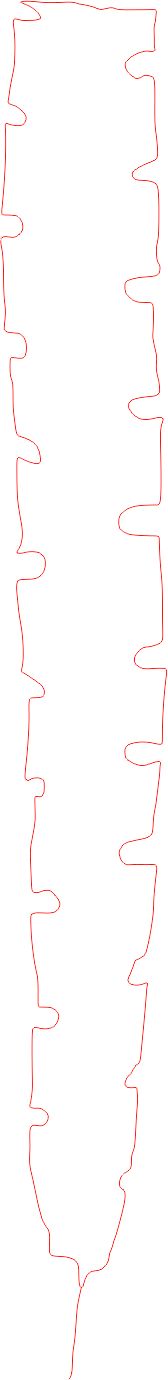
#> input picture measure_pairs/images/11.jpg, 168 x 1380 px
$ python measure_pairs.py
#> lines starting #> are read from the running program, lines starting #| are printed output that depends on the picture; after the words box and inside, x2 and y2 are one past the last pixel; in counts of white or black regions, pixels touching at a corner belong together
import math
import os

import cv2
import matplotlib
import matplotlib.image as mpimg
import matplotlib.pyplot as plt
import numpy as np
import pandas as pd
from matplotlib.font_manager import FontProperties
from scipy import interpolate


# --------- 中文字体查找和异常弹窗处理 ----------
def get_chinese_font():
    font_path = ""
    if os.name == 'nt':
        font_path = "C:/Windows/Fonts/simhei.ttf"
    elif os.name == 'posix':
        if os.path.exists("/System/Library/Fonts/STHeiti Light.ttc"):
            font_path = "/System/Library/Fonts/STHeiti Light.ttc"
        elif os.path.exists("/usr/share/fonts/truetype/wqy/wqy-microhei.ttc"):
            font_path = "/usr/share/fonts/truetype/wqy/wqy-microhei.ttc"
        else:
            font_path = ""
    else:
        font_path = ""
    if not font_path or not os.path.exists(font_path):
        try:
            import tkinter as tk
            from tkinter import messagebox
            root = tk.Tk()
            root.withdraw()
            messagebox.showwarning("字体文件未找到", "未找到中文字体，中文可能显示异常！")
        except Exception:
            print("未找到中文字体，且无法弹出窗口。中文可能显示异常！")
        return None
    else:
        return FontProperties(fname=font_path)

font_prop = get_chinese_font()
if font_prop:
    matplotlib.rcParams['font.family'] = font_prop.get_name()
matplotlib.rcParams['axes.unicode_minus'] = False


# 图像处理和平滑函数
def process_image(img_path, window_length=15, polyorder=2):  # Increased window_length for better fitting
#> called with img_path = 'images/11.jpg', window_length = 9, polyorder = 2
    img = cv2.imread(img_path, 0)
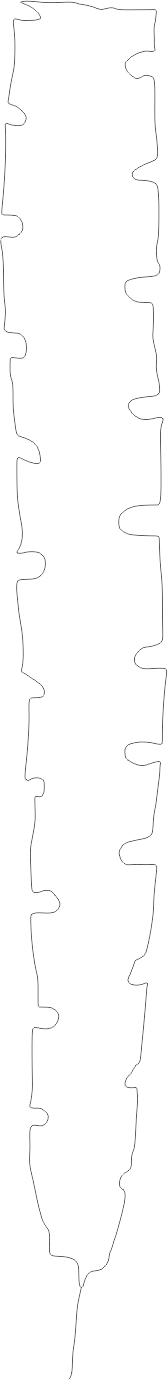
#> img: shape (1380, 168); min 82, max 255, mean 252.9
    rotated_img = cv2.rotate(img, cv2.ROTATE_90_CLOCKWISE)
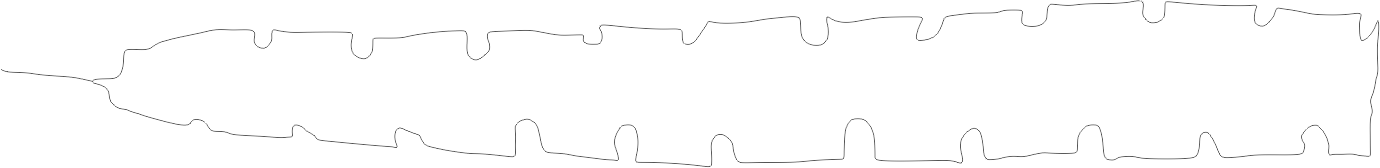
#> rotated_img: shape (168, 1380); min 82, max 255, mean 252.9
    # 高斯模糊去噪
    blurred_img = cv2.GaussianBlur(rotated_img, (1, 1), 0)
    # Canny边缘检测（阈值可以调节）
    edges = cv2.Canny(blurred_img, 1, 3)  # 调整阈值
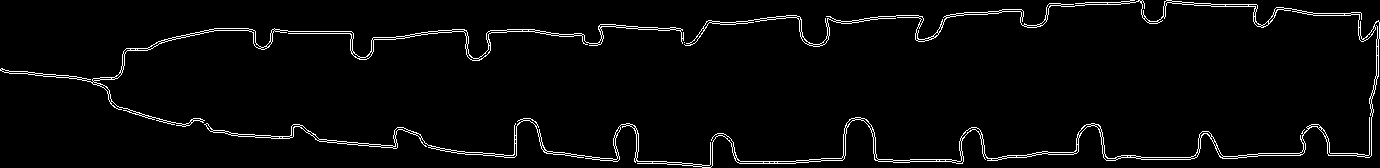
#> edges: shape (168, 1380); 3.1% white in thin lines or dots
    # 自适应阈值
    adaptive_thresh = cv2.adaptiveThreshold(edges.astype(np.uint8), 255, cv2.ADAPTIVE_THRESH_MEAN_C,
                                            cv2.THRESH_BINARY_INV, 11, 2)
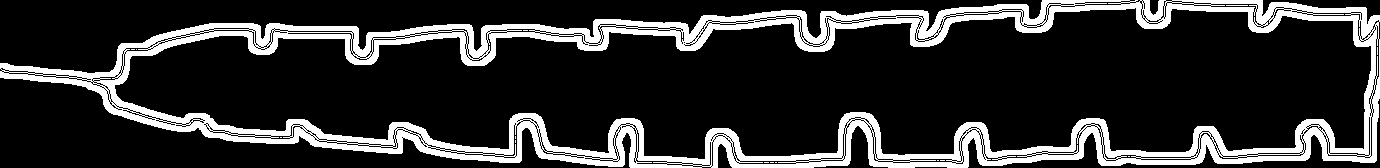
#> adaptive_thresh: shape (168, 1380); 18.9% white; 15 white regions (13 under 20 px)
    # 形态学操作：膨胀 + 腐蚀
    kernel = np.ones((1, 1), np.uint8)
    dilated_img = cv2.dilate(adaptive_thresh, kernel, iterations=1)
    eroded_img = cv2.erode(dilated_img, kernel, iterations=1)
    # 提取轮廓
    contours, _ = cv2.findContours(eroded_img, cv2.RETR_EXTERNAL, cv2.CHAIN_APPROX_NONE)
#> contours = 1 contour; box (x1, y1, x2, y2) and area: (0, 0, 1380, 168) 176978
    contour = max(contours, key=cv2.contourArea)
#> contour = contour of 3593 points, box (x1, y1, x2, y2) (0, 0, 1380, 168), area 176978
    contour = contour[:, 0, :]
#> contour = 3593 pairs, first value 0 to 1379, second value 0 to 167
    # 用B样条插值提高平滑精度
    t = np.linspace(0, 1, len(contour))  # 原始点的参数化
#> t = 3593 values from 0 to 1
    t_new = np.linspace(0, 1, 100000)  # 增加点数（更高的分辨率）
    interpolator = interpolate.CubicSpline(t, contour)
    smoothed_contour = interpolator(t_new)
#> smoothed_contour = 100000 pairs, first value -0.0852 to 1379.1, second value -0.202 to 167.1

    return rotated_img, smoothed_contour

# [32 lines left out: functions pair_with_constraints, pair_points_by_distance, not called in this run]


# 去除相邻不规则的锯齿谷或锯齿尖，并合并距离过近的点
def remove_nearby_irregular_zigzags(peaks, threshold_distance=15):
    optimized_peaks = []
    previous_peak = peaks[0]  # 初始化第一个点

    for i in range(1, len(peaks)):
        current_peak = peaks[i]
        dist = calculate_distance(previous_peak, current_peak)

        if dist < threshold_distance:  # 如果相邻点的距离小于阈值，就合并
            continue
        else:
            optimized_peaks.append(previous_peak)
            previous_peak = current_peak

    optimized_peaks.append(previous_peak)
    return optimized_peaks


# 获取轮廓图的左右两侧极点
def get_edge_points(contour):
    leftmost = min(contour, key=lambda x: x[0])  # 获取最左边的点
    rightmost = max(contour, key=lambda x: x[0])  # 获取最右边的点
    return leftmost, rightmost


# 峰谷识别
def identify_peaks_and_valleys(part, is_upper_part=True):
    peaks = []
    diff = np.diff(part[:, 1])
    for i in range(1, len(diff) - 1):
        if is_upper_part:
            if diff[i - 1] < 0 and diff[i + 1] > 0:
                peaks.append([part[i, 0], part[i, 1]])  # 锯齿谷
        else:
            if diff[i - 1] > 0 and diff[i + 1] < 0:
                peaks.append([part[i, 0], part[i, 1]])  # 锯齿尖
    return peaks


# 计算两点之间与垂直线的夹角
def calculate_angle(p1, p2):
    # 计算两点之间的连线角度（相对于水平线）
    delta_x = p2[0] - p1[0]
    delta_y = p2[1] - p1[1]
    angle = math.atan2(delta_y, delta_x)  # 计算与水平线的夹角
    angle_deg = np.degrees(angle)  # 转换为度数

    # 计算与垂直线的夹角，垂直线的角度是90° - 水平线的角度
    angle_with_vertical = abs(90 - abs(angle_deg))

    # 返回绝对值确保夹角为正
    return angle_with_vertical


# 通过平滑曲线，配对上下部分的锯齿点并计算夹角
def pair_and_filter_peaks(upper_peaks, lower_peaks, angle_threshold=45):
    paired_points = []
    lower_used = [False] * len(lower_peaks)  # 标记下半部分的点是否已被配对

    # 遍历上半部分的每个锯齿点
    for upper_point in upper_peaks:
        for lower_index in range(len(lower_peaks)):
            if lower_used[lower_index]:  # 如果下半部分的点已经配对过，跳过
                continue

            lower_point = lower_peaks[lower_index]
            angle = calculate_angle(upper_point, lower_point)

            if angle <= angle_threshold:  # 如果夹角符合要求，进行配对
                paired_points.append((upper_point, lower_point))
                lower_used[lower_index] = True  # 标记下半部分的点已配对
                break  # 跳出内层循环，继续处理下一个上半部分的点

    return paired_points


# 计算两点之间的距离
def calculate_distance(p1, p2):
    return np.sqrt((p2[0] - p1[0]) ** 2 + (p2[1] - p1[1]) ** 2)


# 同一侧相邻两个点的距离标注
# [22 lines left out: functions annotate_distances, annotate_distances_on_same_side, not called in this run]


# 计算两点之间的向量
def vector_from_points(p1, p2):
    return (p2[0] - p1[0], p2[1] - p1[1])

# 计算两个向量之间的夹角
def calculate_angle_between_vectors(v1, v2):
    dot_product = v1[0] * v2[0] + v1[1] * v2[1]
    magnitude_v1 = math.sqrt(v1[0]**2 + v1[1]**2)
    magnitude_v2 = math.sqrt(v2[0]**2 + v2[1]**2)

    cos_theta = dot_product / (magnitude_v1 * magnitude_v2)

    # 防止因精度误差导致的acos输入超出范围
    cos_theta = max(-1.0, min(1.0, cos_theta))

    angle_rad = math.acos(cos_theta)  # 返回弧度
    angle_deg = math.degrees(angle_rad)  # 转换为角度
    return angle_deg


# 计算由三点A, B, C所形成的角度
def calculate_angle_with_extremes(start_point, end_point, most_point):
    # 计算向量 AB 和 BC
    AB = vector_from_points(start_point, most_point)
    CB = vector_from_points(end_point, most_point)
    # 计算AB和BC之间的夹角
    angle = calculate_angle_between_vectors(AB, CB)
    return angle


# 展示配对结果（带有连线的标号和长度）
def plot_paired_points(rotated_img, smoothed_contour, paired_points, show_smooth_curve=True, alpha=0.5):
    # 创建图像并绘制所有内容
    plt.figure(figsize=(10, 10), dpi=150)  # 增加图像大小和分辨率
    plt.imshow(rotated_img, cmap='gray', alpha=alpha)  # 设置透明度 0.5

    if show_smooth_curve:
        plt.plot(smoothed_contour[:, 0], smoothed_contour[:, 1], 'b-', alpha=alpha, label='优化后的轮廓')

    # 为每个配对分配一个颜色
    colors = plt.cm.jet(np.linspace(0, 1, len(paired_points)))  # 生成一组颜色

    table_df = calc_line_length(colors, paired_points)
    calc_neighbor_distance(table_df)

    # 获取并记录左右两侧的极点
    leftmost, rightmost = get_edge_points(smoothed_contour)
    #  计算每条连线的夹角
    left_most_line_angles = []
    right_most_line_angles = []
    # 遍历到倒数第二个点（避免越界）
    for i in range(len(table_df) - 1):
        # 当前点和下一个点的连线编号
        current_line_number = table_df.iloc[i, 0]  # 使用.iloc[i, 0]访问当前连线编号
        start_point = table_df.iloc[i, 1]
        end_point = table_df.iloc[i, 2]
        #  计算当前连线与左侧极点角度
        left_line_angle = calculate_angle_with_extremes(start_point, end_point, leftmost)
        left_most_line_angles.append([i + 1, current_line_number, leftmost, left_line_angle])
        # 创建一个DataFrame保存相邻起点之间的距离、连线编号以及起点坐标
        left_line_angle_df = pd.DataFrame(left_most_line_angles, columns=['序号', '连线编号', '底部极点坐标', '角度'])
        # 结果保存到文件中，数值类型转换成字符串
        left_line_angle_df.to_csv('left_most_line_angles_info.csv', index=False)
        #  计算当前连线与右侧极点角度
        right_line_angle = calculate_angle_with_extremes(start_point, end_point, rightmost)
        right_most_line_angles.append([i + 1, current_line_number, rightmost, right_line_angle])
        # 创建一个DataFrame保存相邻起点之间的距离、连线编号以及起点坐标
        right_line_angle_df = pd.DataFrame(right_most_line_angles, columns=['序号', '连线编号', '顶部极点坐标', '角度'])
        # 结果保存到文件中，数值类型转换成字符串
        right_line_angle_df.to_csv('right_most_line_angles_info.csv', index=False)

    # 显示最左和最右的点
    plt.scatter([leftmost[0], rightmost[0]], [leftmost[1], rightmost[1]], c='red', label='两侧极点', marker='o')

    # 为图例添加唯一标签，避免重复
    plt.title('左右部分配对的锯齿点及其连线', fontsize=14)  # 增加标题字体大小
    # plt.legend(fontsize=12, loc='best')  # 增加图例字体大小
    plt.axis('off')
    # plt.show()
    # 保存当前绘制的图像，并确保高分辨率
    file_path = "original_image.png"
    plt.savefig(file_path, dpi=300, bbox_inches='tight', pad_inches=0.1)  # 使用300 DPI

    # 读取保存的图像
    img = mpimg.imread(file_path)

    # 逆时针旋转图像90度
    rotated_img = np.rot90(img)

    # 保存旋转后的图像
    rotated_file_path = "rotated_image.png"
    plt.imsave(rotated_file_path, rotated_img)

    # # 显示旋转后的图像
    # plt.imshow(rotated_img)
    # plt.axis('off')  # 关闭坐标轴
    # plt.show()


def calc_line_length(colors, paired_points):
    # 初始化表格数据
    table_data = []
    # 在每一条连线上添加标号和长度
    for i, (upper_point, lower_point) in enumerate(paired_points):
        # 绘制连接的线，增加线条宽度
        plt.plot([upper_point[0], lower_point[0]], [upper_point[1], lower_point[1]],
                 color=colors[i], linewidth=0.5)  # 仅为第一个连线添加标签

        # 计算长度
        length = calculate_distance(upper_point, lower_point)

        # 记录数据到表格中
        table_data.append([i + 1, upper_point, lower_point, length])

        # 在起始点标记编号，纵向错层排列
        offset_y = 10  # 设置垂直偏移量
        if i % 2 == 0:
            # 偶数编号，标记向上
            offset_y = offset_y
        else:
            # 奇数编号，标记向下
            offset_y = -offset_y

        plt.annotate(f'{i + 1}', xy=(upper_point[0], upper_point[1]),
                     xytext=(upper_point[0], upper_point[1] + offset_y),  # 使用计算的偏移量
                     fontsize=8, ha='center', va='center', fontweight='bold', color='black')
    # 使用pandas表格显示编号和长度
    table_df = pd.DataFrame(table_data, columns=['编号', '起始点', '结束点', '长度'])
    # 结果保存到文件中 数值类型转换成字符串
    table_df.to_csv('pair_length_info.csv', index=False)
    return table_df


def calc_neighbor_distance(table_df):
    # 根据 table_df 连线起点进行排序，然后将相邻起点的距离计算出来并保存到文件中
    # 计算相邻起点之间的距离，并保存到文件
    table_df = table_df.sort_values(by='起始点')
    # 初始化保存相邻起点之间的距离的列表
    distances = []
    # 遍历到倒数第二个点（避免越界）
    for i in range(len(table_df) - 1):
        # 当前点和下一个点的连线编号
        current_line_number = table_df.iloc[i, 0]  # 使用.iloc[i, 0]访问当前连线编号
        next_line_number = table_df.iloc[i + 1, 0]  # 使用.iloc[i + 1, 0]访问下一个连线编号
        prev_point = table_df.iloc[i, 1]  # 当前起始点
        next_point = table_df.iloc[i + 1, 1]  # 下一个起始点
        distance = calculate_distance(prev_point, next_point)
        # 将数据添加到distances列表中
        distances.append([i + 1, current_line_number, next_line_number, distance])  # 编号从1开始
    # 创建一个DataFrame保存相邻起点之间的距离、连线编号以及起点坐标
    distance_df = pd.DataFrame(distances, columns=['序号', '当前连线编号', '相邻下一个点连线编号', '起点相邻距离'])
    # 结果保存到文件中，数值类型转换成字符串
    distance_df.to_csv('neighbor_distance_info.csv', index=False)


# 主方法
def main(img_path, show_smooth_curve, alpha=0.5, window_length=9, polyorder=3, angle_threshold=45):
    rotated_img, smoothed_contour = process_image(img_path, window_length, polyorder)

    height = rotated_img.shape[0]
#> height = 168
    middle_y = height // 2
#> middle_y = 84

    upper_part = smoothed_contour[smoothed_contour[:, 1] < middle_y]
#> upper_part = 51114 pairs, first value -0.0852 to 1379.1, second value -0.202 to 84
    lower_part = smoothed_contour[smoothed_contour[:, 1] >= middle_y]
#> lower_part = 48886 pairs, first value 72 to 1379.1, second value 84 to 167.1

    upper_peaks = identify_peaks_and_valleys(upper_part, is_upper_part=True)
#> after the loop in identify_peaks_and_valleys, `for i in range(1, len(diff) - 1):`: peaks = 1289 pairs, first value 0.111 to 1378.7, second value -0.202 to 83.97
#> upper_peaks has the same summary as peaks in identify_peaks_and_valleys
    lower_peaks = identify_peaks_and_valleys(lower_part, is_upper_part=False)
#> lower_peaks = 1039 pairs, first value 72.36 to 1373.6, second value 84.03 to 167.1

    optimized_upper_peaks = remove_nearby_irregular_zigzags(upper_peaks)
#> in remove_nearby_irregular_zigzags, `previous_peak = peaks[0]`: previous_peak = [1035.3, 17.95]
#> the loop in remove_nearby_irregular_zigzags, `for i in range(1, len(peaks)):` made 1288 passes
#> (dist, previous_peak) on passes 6, 22, 36, 50, 66, 82, 92, 108, 124, 140, 156, 170: (17.01, [1025.7, 3.92]), (16.24, [1009.4, 4]), (15, [994.5, 4.87]), (15.95, [978.6, 7]), (15.23, [963.4, 7]), (16.29, [947.3, 9]), (20.55, [926.8, 10.92]), (16.16, [910.7, 10]), (15.23, [895.4, 10]), (16.05, [879.4, 11]), (16.85, [862.7, 12.97]), (15.38, [847.4, 14.86])
#> (current_peak, dist) on passes 1, 2, 3, 4, 5, 7: ([1035.2, 17.95], 0.0358), ([1032.7, 18.97], 2.78), ([1032.7, 18.97], 2.82), ([1031.4, 18.98], 4.05), ([1031.3, 18.98], 4.08), ([1025.6, 3.92], 0.0359)
#> after the loop in remove_nearby_irregular_zigzags, `for i in range(1, len(peaks)):`: optimized_peaks = 92 pairs, first value 0.342 to 1378.7, second value -0.0847 to 82.99
#> optimized_upper_peaks = 93 pairs, first value 0.342 to 1378.7, second value -0.0847 to 82.99
    optimized_lower_peaks = remove_nearby_irregular_zigzags(lower_peaks)
#> the loop in remove_nearby_irregular_zigzags (call 2), `for i in range(1, len(peaks)):` made 1038 passes
#> (dist, previous_peak) on passes 12, 22, 36, 48, 62, 76, 92, 102, 116, 128, 142, 158: (16.74, [88.35, 89.08]), (30.95, [109.1, 112]), (16.1, [124.4, 117.1]), (16.75, [140.4, 122.1]), (15.86, [155.8, 126]), (16.12, [171.3, 130.1]), (16.26, [187.6, 131]), (18.55, [205.4, 136.1]), (15.11, [220.4, 138.1]), (15.22, [235.3, 141]), (15.05, [250.3, 142.1]), (16.02, [266.3, 143.1])
#> (current_peak, dist) on passes 1 to 6: ([72.4, 84.11], 0.0359), ([74.55, 84.03], 2.19), ([74.59, 84.03], 2.23), ([77.36, 85.11], 5.09), ([77.39, 85.11], 5.13), ([79.55, 85.04], 7.24)
#> optimized_lower_peaks = 77 pairs, first value 72.36 to 1371.6, second value 84.11 to 167.1

    # 配对上下锯齿点并过滤不符合条件的配对
    paired_points = pair_and_filter_peaks(optimized_upper_peaks, optimized_lower_peaks, angle_threshold)
#> in pair_and_filter_peaks, `lower_used = [False] * len(lower_peaks)`: lower_used = 77 items, first 6: False, False, False, False, False, False
#> the loop in pair_and_filter_peaks, `for upper_point in upper_peaks:` made 93 passes
#> upper_point on passes 2 to 13: [1025.7, 3.92], [1009.4, 4], [994.5, 4.87], [978.6, 7], [963.4, 7], [947.3, 9], [926.8, 10.92], [910.7, 10], [895.4, 10], [879.4, 11], [862.7, 12.97], [847.4, 14.86]
#> upper_point on pass 1: [1035.3, 17.95]
    # 对配对点按 x 坐标排序，避免交叉
    paired_points = sorted(paired_points, key=lambda pair: (pair[0][0], pair[1][0]))

    # rotated_img：原图（旋转后的图像），显示为背景。
    # smoothed_contour：平滑后的轮廓，显示为平滑曲线。
    # paired_points：经过角度筛选后的配对点。
    # show_smooth_curve：是否显示平滑曲线。
    # alpha：透明度，控制各元素的透明度。
    plot_paired_points(rotated_img, smoothed_contour, paired_points, show_smooth_curve, alpha)
#> the loop in calc_line_length, `for i, (upper_point, lower_point) in enumerate(paired_points):` made 72 passes
#> (upper_point, lower_point) on passes 1 to 12: ([125.4, 43], [109.1, 112]), ([140.7, 42.97], [124.4, 117.1]), ([171.4, 30.89], [140.4, 122.1]), ([187.6, 27.97], [155.8, 126]), ([204.4, 23.89], [171.3, 130.1]), ([219.4, 23], [187.6, 131]), ([234.7, 23], [205.4, 136.1]), ([250.6, 22.99], [220.4, 138.1]), ([267.2, 23.97], [235.3, 141]), ([283.7, 23.89], [250.3, 142.1]), ([300.4, 26], [266.3, 143.1]), ([316.7, 26], [281.6, 143])
#> the loop in plot_paired_points, `for i in range(len(table_df) - 1):` made 71 passes
#> in plot_paired_points, `plt.savefig(file_path, dpi=300, bbox_inches='tight', pad_inches=0.1)`:
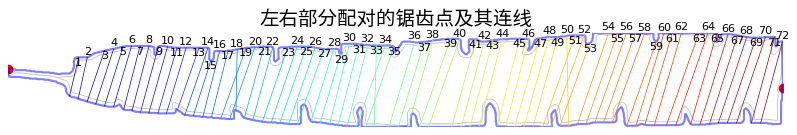
#> figure drawn by matplotlib, 1 panel


if __name__ == '__main__':
    # 调用主方法，设置合适的角度阈值
#> (the run stopped early here; a loop or call above may not have finished)

$ run again, with measure_pairs/images/1.jpeg copied over measure_pairs/images/11.jpg
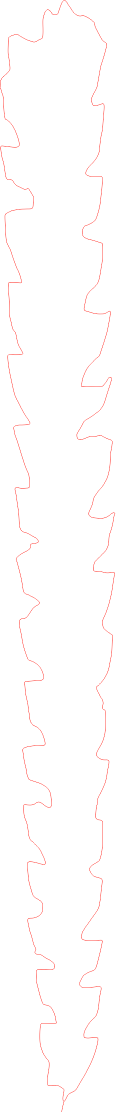
#> input picture measure_pairs/images/1.jpeg, 231 x 2223 px (shown at 1/2 size)
#> in process_image, `edges = cv2.Canny(blurred_img, 1, 3)`:
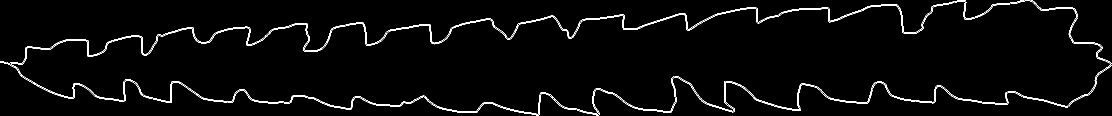
#> edges: shape (231, 2223) (shown at 1/2 size); 2.3% white in thin lines or dots
#> adaptive_thresh: shape (231, 2223); 15.4% white; 9 white regions (8 under 20 px)
#> contours = 1 contour; box (x1, y1, x2, y2) and area: (0, 0, 2223, 231) 362105
#> in process_image, `contour = max(contours, key=cv2.contourArea)`: contour = contour of 5712 points, box (x1, y1, x2, y2) (0, 0, 2223, 231), area 362105
#> in process_image, `contour = contour[:, 0, :]`: contour = 5712 pairs, first value 0 to 2222, second value 0 to 230
#> t = 5712 values from 0 to 1
#> in process_image, `smoothed_contour = interpolator(t_new)`: smoothed_contour = 100000 pairs, first value -0.0887 to 2222.2, second value -0.116 to 230.1
#> upper_part = 49817 pairs, first value 42.93 to 2218, second value -0.116 to 115
#> lower_part = 50183 pairs, first value -0.0887 to 2222.2, second value 115 to 230.1
#> after the loop in identify_peaks_and_valleys, `for i in range(1, len(diff) - 1):`: peaks = 1767 pairs, first value 47.16 to 2217.6, second value -0.116 to 114.9
#> upper_peaks has the same summary as peaks in identify_peaks_and_valleys
#> lower_peaks = 1844 pairs, first value 0.306 to 2221.3, second value 115.1 to 230.1
#> in remove_nearby_irregular_zigzags, `previous_peak = peaks[0]`: previous_peak = [1890.6, 0.981]
#> the loop in remove_nearby_irregular_zigzags, `for i in range(1, len(peaks)):` made 1766 passes
#> (dist, previous_peak) on passes 14, 28, 30, 34, 46, 54, 70, 86: (16.28, [1874.4, 2.89]), (15.71, [1859.3, 6.98]), (15.61, [1852.3, 20.94]), (37.57, [1834.3, 53.94]), (15.51, [1820.1, 60]), (60.06, [1798.6, 3.89]), (16.24, [1782.4, 2.99]), (16.99, [1765.5, 4])
#> after the loop in remove_nearby_irregular_zigzags, `for i in range(1, len(peaks)):`: optimized_peaks = 139 pairs, first value 57.43 to 2217.6, second value -0.114 to 114.9
#> optimized_upper_peaks = 140 pairs, first value 57.43 to 2217.6, second value -0.114 to 114.9
#> the loop in remove_nearby_irregular_zigzags (call 2), `for i in range(1, len(peaks)):` made 1843 passes
#> (dist, previous_peak) on passes 14, 29, 54, 66, 78, 90, 104, 118: (15.29, [23.43, 119]), (15.05, [8.41, 118.1]), (15.3, [11.37, 133.1]), (36.6, [38.18, 158]), (17.4, [53.08, 167]), (17.51, [68.1, 176]), (15.71, [82.15, 183]), (16.51, [97.11, 190])
#> optimized_lower_peaks = 150 pairs, first value 8.41 to 2221.3, second value 117.1 to 230.1
#> lower_used = 150 items, first 6: False, False, False, False, False, False
#> the loop in pair_and_filter_peaks, `for upper_point in upper_peaks:` made 140 passes
#> upper_point on passes 2 to 9: [1874.4, 2.89], [1859.3, 6.98], [1852.3, 20.94], [1834.3, 53.94], [1820.1, 60], [1798.6, 3.89], [1782.4, 2.99], [1765.5, 4]
#> the loop in calc_line_length, `for i, (upper_point, lower_point) in enumerate(paired_points):` made 131 passes
#> (upper_point, lower_point) on passes 1 to 8: ([57.43, 88], [38.18, 158]), ([73.42, 89], [53.08, 167]), ([88.84, 91], [68.1, 176]), ([117.5, 76.88], [82.15, 183]), ([132.7, 73.97], [97.11, 190]), ([149.4, 73], [113.4, 196.1]), ([164.7, 72.99], [128.8, 200]), ([180.9, 75.98], [144.6, 202])
#> the loop in plot_paired_points, `for i in range(len(table_df) - 1):` made 130 passes
#> in plot_paired_points, `plt.savefig(file_path, dpi=300, bbox_inches='tight', pad_inches=0.1)`:
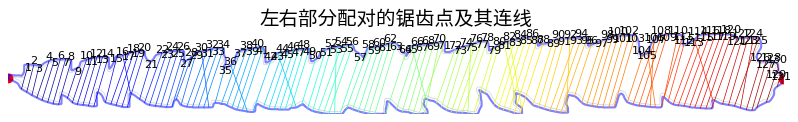
#> figure drawn by matplotlib, 1 panel
